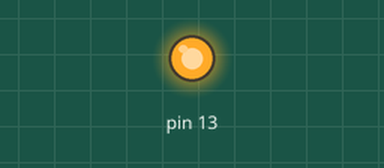
This program was run on a simulated Raspberry Pi (header pin numbers). Parts: output pins drawn as LEDs (lit = HIGH). Random numbers come from a fixed seed; threads take turns every 2 ms; the clock reads 2024-03-15 10:24:30 at power-on unless the program sets it; pins used as bus, display or sensor lines are not drawn; what the program prints to the terminal is not drawn.

Above: at 0.1 s.
At 2.6 s:
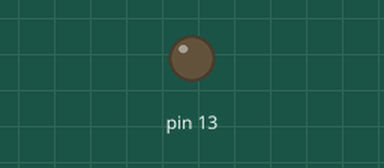
Timing chart, 0 to 4.1 s (numbered marks = the images above):
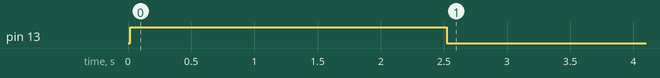

Measured:
- by itself, pin 13: LOW → HIGH at 0.02 s, → LOW 2.5 s later

The program:

position-control.py
```python
import time
import random
import threading
import platform
from stepper import Stepper

MICROSECONDS = 1000000.0
STEPS_PER_10CM = 10000.0

Kp = 4.0
Kd = 3.0


class World:

    def __init__(self, x, target_x, v, lock, pulse_width):
        self.x = x
        self.target_x = target_x
        self.v = v
        self.last_v = v
        self.last_a = .0
        self.lock = lock
        self.pulse_width = pulse_width
        self.step_delay = 0


    def get_control(self, x, target_x, v):
        return -(Kp * (x - target_x) + Kd * v)


    def get_step_delay(self, v):
        if abs(v) < 0.000001:
            return 0
        else:
            return 1.0 / (STEPS_PER_10CM * abs(v)) - self.pulse_width / MICROSECONDS


    def evolve(self, observed_x, dt):
        with self.lock:
            a = self.get_control(observed_x, self.target_x, self.v)
            self.v += (a + self.last_a) * dt / 2
            self.x += (self.v + self.last_v) * dt / 2
            self.step_delay = self.get_step_delay(self.v)
            self.last_a = a
            self.last_v = self.v


    def get_state(self):
        with self.lock:
            return (self.x, self.v, self.last_a)

    def set_target(self, target):
        with self.lock:
            self.target_x = target


def run_motor(stepper, world, stopped):
    last_step_time = time.time()
    while not stopped.isSet():
        with world.lock:
            step_delay = world.step_delay
            v = world.v
        now = time.time()
        if step_delay > 0 and now - last_step_time >= step_delay:
            stepper.step(Stepper.CW if v > 0 else Stepper.CCW)
            last_step_time = now
        time.sleep(stepper.pulse_width)


def update_world(world, stepper, update_timeout, stopped):
    last_update = time.time()
    while not stopped.isSet():
        now = time.time()
        dt = now - last_update
        if dt >= update_timeout:
            world.evolve(stepper.get_position() / STEPS_PER_10CM, dt)
            last_update = now
        time.sleep(update_timeout / 7)


def hopper(world, delay, stopped):
    while not stopped.isSet():
        target = random.uniform(-0.05, 0.05)
        print("New target set to: %f", target)
        world.set_target(target)
        time.sleep(delay)


if __name__ == "__main__":
    lock = threading.Lock()

    stepper = Stepper(13, 11, lock)
    world = World(.0, .1, .0, lock, stepper.pulse_width)
    stopped = threading.Event()

    motor_thread = threading.Thread(name='motor', target=run_motor, args=(stepper, world, stopped))
    world_thread = threading.Thread(name='world', target=update_world, args=(world, stepper, 0.001, stopped))
    # hopper_thread = threading.Thread(name='hopper', target=hopper, args=(world, 5.0, stopped))

    try:
        motor_thread.start()
        world_thread.start()
        # hopper_thread.start()

        while True:
            state = world.get_state()
            position = stepper.get_position()
            now = time.time()

            print("%f\t%f\t%f\t%f\t%f" % (now, state[2], state[1], state[0], float(position) / STEPS_PER_10CM))
            time.sleep(0.005)

    except KeyboardInterrupt:
        stopped.set()
        if platform.system() == 'Linux':
            import RPi.GPIO as GPIO
            GPIO.cleanup()
```

stepper.py
```python
import time
import platform
from threading import Lock

MICROSECONDS = 1000000.0

if platform.system() == 'Linux':
    import RPi.GPIO as GPIO

    class Stepper:

        # Direction constants
        CW = 1
        CCW = -1

        def __init__(self, dir_pin, step_pin, lock, initial_position=0, pulse_width_micros=4):
            self.dir_pin = dir_pin
            self.step_pin = step_pin
            self.lock = lock
            self.pulse_width = float(pulse_width_micros) / MICROSECONDS
            self.position = initial_position
            self.init_gpio()


        def step(self, direction):
            GPIO.output(self.dir_pin, GPIO.HIGH if direction == Stepper.CW else GPIO.LOW)
            GPIO.output(self.step_pin, GPIO.HIGH)
            time.sleep(self.pulse_width)
            GPIO.output(self.step_pin, GPIO.LOW)
            with self.lock:
                self.position += direction

        def get_position(self):
            with self.lock:
                return self.position


        def init_gpio(self):
            GPIO.setmode(GPIO.BOARD)
            GPIO.setup(self.step_pin, GPIO.OUT)
            GPIO.setup(self.dir_pin, GPIO.OUT)

else:

    class Stepper:

        # Direction constants
        CW = 1
        CCW = -1

        def __init__(self, dir_pin, step_pin, lock, initial_position=0, pulse_width_micros=4):
            self.dir_pin = dir_pin
            self.step_pin = step_pin
            self.lock = lock
            self.pulse_width = float(pulse_width_micros) / MICROSECONDS
            self.position = initial_position


        def step(self, direction):
            time.sleep(self.pulse_width)
            with self.lock:
                self.position += direction

        def get_position(self):
            with self.lock:
                return self.position


if __name__ == "__main__":
    stepper = Stepper(13, 11, Lock())
    for i in range(100):
        stepper.step(Stepper.CW)
        time.sleep(0.003)

    time.sleep(0.5)

    for i in range(100):
        stepper.step(Stepper.CCW)
        time.sleep(0.002)

    GPIO.cleanup()

    print("Position: %d" % stepper.get_position())
```
